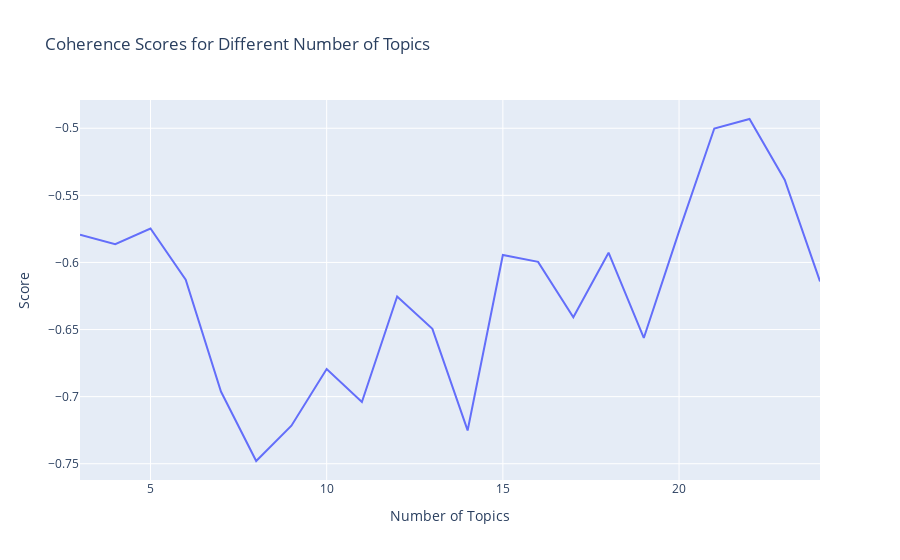

Notebook code for this chart:
### Code cell
import plotly.express as px # plotting

# Convert results to a DataFrame
df_results = pd.DataFrame(results)

# Line plot for coherence over the range of topics
fig = px.line(
    df_results,
    x='num_topics',
    y=['coherence',],
    labels={'num_topics': 'Number of Topics', 'value': 'Score'},
    title='Coherence Scores for Different Number of Topics'
)

# Update layout for better readability
fig.update_layout(
    xaxis_title='Number of Topics',
    yaxis_title='Score',
    legend_title_text='Metrics',
    showlegend=False
)

fig.show()

### Figure 1 — Plotly figure (JSON) as saved in the notebook; plotly's stock layout.template omitted (floating-point values rounded to 4 significant figures)
{"data": [{"hovertemplate": "variable=coherence<br>Number of Topics=%{x}<br>Score=%{y}<extra></extra>", "legendgroup": "coherence", "line": {"color": "#636efa", "dash": "solid"}, "marker": {"symbol": "circle"}, "mode": "lines", "name": "coherence", "orientation": "v", "showlegend": true, "type": "scatter", "x": [3, 4, 5, 6, 7, 8, 9, 10, 11, 12, 13, 14, 15, 16, 17, 18, 19, 20, 21, 22, 23, 24], "xaxis": "x", "y": [-0.5793, -0.5864, -0.5747, -0.6128, -0.6962, -0.748, -0.7217, -0.6794, -0.704, -0.6254, -0.6495, -0.7252, -0.5944, -0.5996, -0.6409, -0.5927, -0.6563, -0.5768, -0.5002, -0.4931, -0.5386, -0.6141], "yaxis": "y"}], "layout": {"legend": {"title": {"text": "Metrics"}, "tracegroupgap": 0}, "showlegend": false, "title": {"text": "Coherence Scores for Different Number of Topics"}, "xaxis": {"anchor": "y", "domain": [0, 1], "title": {"text": "Number of Topics"}}, "yaxis": {"anchor": "x", "domain": [0, 1], "title": {"text": "Score"}}}}
